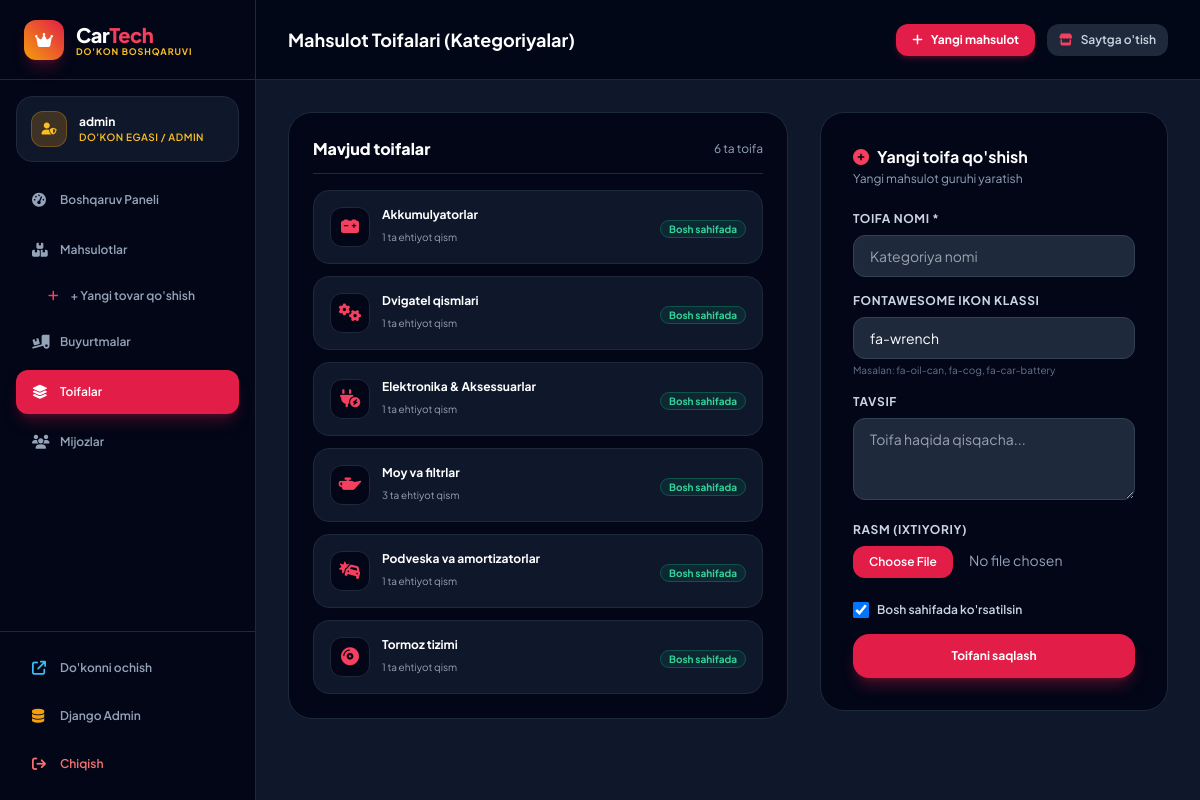
The app's page /management/categories/ (signed in) with its own data.
### apps/accounts/models.py (models this page shows, shortened)
class CustomUser(AbstractUser):
    phone_number = models.CharField(max_length=20, unique=True, blank=True, null=True, verbose_name="Telefon raqami")
    email = models.EmailField(unique=True, verbose_name="Elektron pochta")
    class Meta:
        verbose_name = "Foydalanuvchi"
        verbose_name_plural = "Foydalanuvchilar"

### apps/product/models.py (models this page shows, shortened)
class Category(models.Model):
    name = models.CharField(max_length=150, unique=True, verbose_name="Kategoriya nomi")
    slug = models.SlugField(max_length=160, unique=True, blank=True)
    icon = models.CharField(max_length=50, default="fa-wrench", help_text="FontAwesome ikon klassi, masalan: fa-oil-can, fa-cog, fa-car-battery")
    image = models.ImageField(upload_to="categories/", blank=True, null=True, verbose_name="Rasm")
    description = models.TextField(blank=True, verbose_name="Tavsif")
    is_featured = models.BooleanField(default=True, verbose_name="Bosh sahifada ko'rsatish")
    class Meta:
        verbose_name = "Kategoriya"
        verbose_name_plural = "Kategoriyalar"
        ordering = ["name"]

### apps/management/views.py (the view)
# urls.py: path('categories/', views.categories_view, name='mgmt_categories'),
@user_passes_test(is_store_admin, login_url='login')
def categories_view(request):
    categories = Category.objects.all().annotate(product_count=Count('products'))
    if request.method == 'POST':
        form = AdminCategoryForm(request.POST, request.FILES)
        if form.is_valid():
            cat = form.save()
            messages.success(request, f"'{cat.name}' toifasi yaratildi!")
            return redirect('mgmt_categories')
    else:
        form = AdminCategoryForm()
    context = {
        'active_menu': 'categories',
        'categories': categories,
        'form': form,
    }
    return render(request, 'management/categories.html', context)

### apps/management/views.py (called while the page is built)
def is_store_admin(user):
    return user.is_authenticated and (user.is_staff or user.is_superuser)

### apps/orders/cart.py (called while the page is built)
    def __len__(self):
        return sum(item['quantity'] for item in self.cart.values())

### apps/orders/context_processors.py (called while the page is built)
def cart_processor(request):
    return {
        'cart': Cart(request),
        'cart_count': len(Cart(request)),
    }

### apps/product/context_processors.py (called while the page is built)
def product_categories_processor(request):
    categories = Category.objects.all()[:8]
    brands = CarBrand.objects.all()
    return {
        'nav_categories': categories,
        'nav_brands': brands,
    }

### templates/management/categories.html (shortened to what this page needs)
{% extends 'management/base_management.html' %}
{% block header_title %}Mahsulot Toifalari (Kategoriyalar){% endblock %}
{% block management_content %}
<div class="space-y-8 max-w-7xl mx-auto">
    <div class="grid grid-cols-1 lg:grid-cols-12 gap-8 items-start">
        <div class="lg:col-span-7 bg-slate-950 rounded-3xl border border-slate-800 p-6 space-y-4">
            <h3 class="font-extrabold text-white text-base pb-3 border-b border-slate-800 flex items-center justify-between">
                <span>Mavjud toifalar</span>
                <span class="text-xs font-normal text-slate-400">{{ categories.count }} ta toifa</span>
            </h3>
            <div class="space-y-3">
                {% for cat in categories %}
                    <div class="bg-slate-900 rounded-2xl p-4 border border-slate-800 flex items-center justify-between gap-4">
                        <div class="flex items-center gap-3 min-w-0">
                            <div class="w-10 h-10 rounded-xl bg-slate-950 border border-slate-800 text-rose-500 flex items-center justify-center text-lg shrink-0">
                                <i class="fa-solid {{ cat.icon|default:'fa-wrench' }}"></i>
                            </div>
                            <div class="min-w-0">
                                <h4 class="font-bold text-white text-xs truncate">{{ cat.name }}</h4>
                                <span class="text-[10px] text-slate-400">{{ cat.product_count }} ta ehtiyot qism</span>
                            </div>
                        </div>
                        <div>
                            {% if cat.is_featured %}
                                <span class="px-2 py-0.5 rounded-full bg-emerald-500/10 text-emerald-400 border border-emerald-500/30 text-[10px] font-bold">
                                    Bosh sahifada
                                </span>
                            {% else %}
                                <span class="px-2 py-0.5 rounded-full bg-slate-800 text-slate-400 text-[10px]">
                                    Oddiy
                                </span>
                            {% endif %}
                        </div>
                    </div>
                {% empty %}
                    <p class="text-xs text-slate-500 py-6 text-center">Toifalar mavjud emas.</p>
                {% endfor %}
            </div>
        </div>
        <div class="lg:col-span-5 bg-slate-950 rounded-3xl border border-slate-800 p-6 sm:p-8 space-y-6">
            <div>
                <h3 class="font-bold text-white text-base flex items-center gap-2">
                    <i class="fa-solid fa-plus-circle text-rose-500"></i> Yangi toifa qo'shish
                </h3>
                <p class="text-xs text-slate-400 mt-0.5">Yangi mahsulot guruhi yaratish</p>
            </div>
            <form action="" method="POST" enctype="multipart/form-data" class="space-y-4">
                <div>
                    <label class="block text-xs font-bold text-slate-300 uppercase tracking-wider mb-2">Toifa nomi *</label>
                    {{ form.name }}
                </div>
                <div>
                    <label class="block text-xs font-bold text-slate-300 uppercase tracking-wider mb-2">FontAwesome Ikon klassi</label>
                    {{ form.icon }}
                    <span class="text-[10px] text-slate-500 mt-1 block">Masalan: fa-oil-can, fa-cog, fa-car-battery</span>
                </div>
                <div>
                    <label class="block text-xs font-bold text-slate-300 uppercase tracking-wider mb-2">Tavsif</label>
                    {{ form.description }}
                </div>
                <div>
                    <label class="block text-xs font-bold text-slate-300 uppercase tracking-wider mb-2">Rasm (ixtiyoriy)</label>
                    {{ form.image }}
                </div>
                <div class="flex items-center gap-2 pt-2">
                    {{ form.is_featured }}
                    <label for="{{ form.is_featured.id_for_label }}" class="text-xs text-slate-300 font-semibold cursor-pointer">
                        Bosh sahifada ko'rsatilsin
                    </label>
                </div>
                <button type="submit" class="w-full py-3.5 px-6 rounded-2xl bg-rose-600 hover:bg-rose-700 text-white font-bold text-xs shadow-lg shadow-rose-600/30 transition duration-200 mt-4">
                    Toifani saqlash
                </button>
            </form>
        </div>
    </div>
</div>
{% endblock %}

### templates/management/base_management.html (shortened to what this page needs)
<!DOCTYPE html>
<html lang="uz" class="h-full bg-slate-900">
<head>
    <link rel="stylesheet" href="https://cdnjs.cloudflare.com/ajax/libs/font-awesome/6.5.1/css/all.min.css">
    <script src="https://cdn.tailwindcss.com"></script>
</head>
<body class="h-full flex overflow-hidden bg-slate-900 text-slate-100">
    <aside class="w-64 bg-slate-950 border-r border-slate-800 flex flex-col justify-between shrink-0 hidden md:flex">
        <div>
            <div class="h-20 flex items-center px-6 border-b border-slate-800">
                <a href="{% url 'mgmt_dashboard' %}" class="flex items-center gap-3 group">
                    <div class="w-10 h-10 rounded-xl bg-gradient-to-tr from-amber-500 to-rose-600 flex items-center justify-center text-white shadow-lg shadow-rose-600/25">
                        <i class="fa-solid fa-crown text-base"></i>
                    </div>
                    <div>
                        <span class="text-xl font-extrabold text-white tracking-tight">Car<span class="text-rose-500">Tech</span></span>
                        <p class="text-[9px] font-bold text-amber-400 uppercase tracking-widest -mt-1">Do'kon Boshqaruvi</p>
                    </div>
                </a>
            </div>
            <div class="p-3.5 mx-4 my-4 rounded-2xl bg-slate-900 border border-slate-800 flex items-center gap-3">
                <div class="w-9 h-9 rounded-xl bg-amber-500/20 text-amber-400 font-bold flex items-center justify-center text-xs border border-amber-500/30">
                    <i class="fa-solid fa-user-shield"></i>
                </div>
                <div class="min-w-0 flex-1">
                    <h4 class="text-xs font-bold text-white truncate">{{ user.first_name|default:user.username }}</h4>
                    <p class="text-[10px] text-amber-400 font-semibold uppercase tracking-wider">Do'kon Egasi / Admin</p>
                </div>
            </div>
            <nav class="px-4 space-y-1.5 text-xs font-semibold">
                <a href="{% url 'mgmt_dashboard' %}" class="flex items-center gap-3 px-4 py-3 rounded-xl transition {% if active_menu == 'dashboard' %} bg-rose-600 text-white shadow-lg shadow-rose-600/25 {% else %} text-slate-400 hover:text-white hover:bg-slate-900 {% endif %}">
                    <i class="fa-solid fa-gauge-high w-4 text-sm"></i>
                    <span>Boshqaruv Paneli</span>
                </a>
                <a href="{% url 'mgmt_products' %}" class="flex items-center gap-3 px-4 py-3 rounded-xl transition {% if active_menu == 'products' %} bg-rose-600 text-white shadow-lg shadow-rose-600/25 {% else %} text-slate-400 hover:text-white hover:bg-slate-900 {% endif %}">
                    <i class="fa-solid fa-boxes-stacked w-4 text-sm"></i>
                    <span>Mahsulotlar</span>
                </a>
                <a href="{% url 'mgmt_product_add' %}" class="flex items-center gap-3 px-4 py-2.5 rounded-xl transition text-slate-400 hover:text-white hover:bg-slate-900 pl-8">
                    <i class="fa-solid fa-plus text-xs text-rose-500"></i>
                    <span>+ Yangi tovar qo'shish</span>
                </a>
                <a href="{% url 'mgmt_orders' %}" class="flex items-center gap-3 px-4 py-3 rounded-xl transition {% if active_menu == 'orders' %} bg-rose-600 text-white shadow-lg shadow-rose-600/25 {% else %} text-slate-400 hover:text-white hover:bg-slate-900 {% endif %}">
                    <i class="fa-solid fa-truck-ramp-box w-4 text-sm"></i>
                    <span>Buyurtmalar</span>
                </a>
                <a href="{% url 'mgmt_categories' %}" class="flex items-center gap-3 px-4 py-3 rounded-xl transition {% if active_menu == 'categories' %} bg-rose-600 text-white shadow-lg shadow-rose-600/25 {% else %} text-slate-400 hover:text-white hover:bg-slate-900 {% endif %}">
                    <i class="fa-solid fa-layer-group w-4 text-sm"></i>
                    <span>Toifalar</span>
                </a>
                <a href="{% url 'mgmt_customers' %}" class="flex items-center gap-3 px-4 py-3 rounded-xl transition {% if active_menu == 'customers' %} bg-rose-600 text-white shadow-lg shadow-rose-600/25 {% else %} text-slate-400 hover:text-white hover:bg-slate-900 {% endif %}">
                    <i class="fa-solid fa-users w-4 text-sm"></i>
                    <span>Mijozlar</span>
                </a>
            </nav>
        </div>
        <div class="p-4 border-t border-slate-800 space-y-2 text-xs font-semibold">
            <a href="{% url 'home' %}" target="_blank" class="flex items-center gap-3 px-4 py-2.5 rounded-xl text-slate-400 hover:text-white hover:bg-slate-900 transition">
                <i class="fa-solid fa-arrow-up-right-from-square w-4 text-sm text-sky-400"></i>
                <span>Do'konni ochish</span>
            </a>
            <a href="{% url 'admin:index' %}" target="_blank" class="flex items-center gap-3 px-4 py-2.5 rounded-xl text-slate-400 hover:text-amber-400 hover:bg-slate-900 transition">
                <i class="fa-solid fa-database w-4 text-sm text-amber-500"></i>
                <span>Django Admin</span>
            </a>
            <a href="{% url 'logout' %}" class="flex items-center gap-3 px-4 py-2.5 rounded-xl text-red-400 hover:bg-red-500/10 transition">
                <i class="fa-solid fa-arrow-right-from-bracket w-4 text-sm"></i>
                <span>Chiqish</span>
            </a>
        </div>
    </aside>
    <div class="flex-1 flex flex-col min-w-0 overflow-hidden bg-slate-900">
        <header class="h-20 bg-slate-950/90 backdrop-blur-md border-b border-slate-800 flex items-center justify-between px-4 sm:px-8 shrink-0 z-10">
            <div class="flex items-center gap-3">
                <h1 class="text-base sm:text-lg font-bold text-white">{% block header_title %}Boshqaruv Paneli{% endblock %}</h1>
            </div>
            <div class="flex items-center gap-3">
                <a href="{% url 'mgmt_product_add' %}" class="hidden sm:flex items-center gap-2 px-4 py-2 rounded-xl bg-rose-600 hover:bg-rose-700 text-white font-bold text-xs shadow-md shadow-rose-600/25 transition">
                    <i class="fa-solid fa-plus"></i> Yangi mahsulot
                </a>
                <a href="{% url 'home' %}" class="px-3 py-2 rounded-xl bg-slate-800 hover:bg-slate-700 text-slate-300 text-xs font-semibold transition">
                    <i class="fa-solid fa-store mr-1.5 text-rose-500"></i> Saytga o'tish
                </a>
            </div>
        </header>
        <main class="flex-1 overflow-y-auto p-4 sm:p-8">
            {% block management_content %}{% endblock %}
        </main>
    </div>
</body>
</html>

### templates/management/base_management.html (style rules this page uses)
body { font-family: 'Plus Jakarta Sans', sans-serif; }

### records on screen
CustomUser: first_name "admin"
Category: name "Akkumulyatorlar", product_count "1", is_featured "Bosh sahifada"
Category: name "Dvigatel qismlari", product_count "1", is_featured "Bosh sahifada"
Category: name "Elektronika & Aksessuarlar", product_count "1", is_featured "Bosh sahifada"
Category: name "Moy va filtrlar", product_count "3", is_featured "Bosh sahifada"
Category: name "Podveska va amortizatorlar", product_count "1", is_featured "Bosh sahifada"
Category: name "Tormoz tizimi", product_count "1", is_featured "Bosh sahifada"

### other values on screen
{{ categories.count }} "6"
